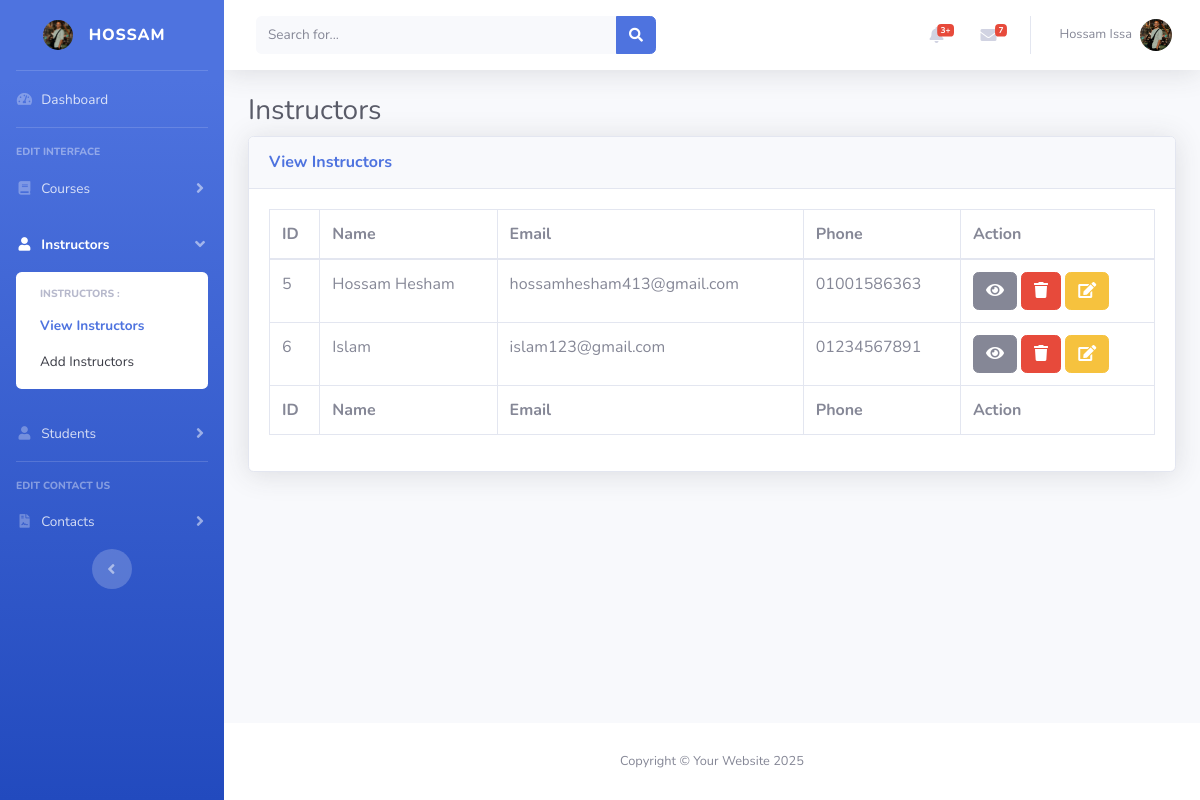
Screenshot of /dashboard/admin/instructors/viewInstructors.php (signed in) with the database file from the repository.
### tables this page shows
CREATE TABLE `users` (
  `id` int(11) NOT NULL,
  `name` varchar(255) NOT NULL,
  `phone` varchar(255) NOT NULL,
  `email` varchar(255) NOT NULL,
  `password` varchar(255) NOT NULL,
  `image` varchar(255) NOT NULL,
  `role` enum('admin','instructor') NOT NULL
);

### dashboard/admin/instructors/viewInstructors.php (the view, shortened to what this page needs)
<?php
include_once "../../../public/backend/includes/conn.php";
if (isset($_SESSION["role"]) && $_SESSION["role"] === "admin") {
    include "../../../public/backend/includes/header.php";
    $q = "SELECT * FROM users Where role = 'instructor'";
    $r = mysqli_query($conn, $q);
?>
    <body id="page-top">
        <div id="wrapper">
            <?php
            include "../../../public/backend/includes/sidebar.php";
            ?>
            <div id="content-wrapper" class="d-flex flex-column">
                <div id="content">
                    <?php include "../../../public/backend/includes/navbar.php";
                    ?>
                    <div class="container-fluid">
                        <h1 class="h3 mb-2 text-gray-800">Instructors</h1>
                        <div class="card shadow mb-4">
                            <div class="card-header py-3">
                                <h6 class="m-0 font-weight-bold text-primary">View Instructors</h6>
                            </div>
                            <div class="card-body">
                                <div class="table-responsive">
                                    <table class="table table-bordered" id="dataTable" width="100%" cellspacing="0">
                                        <thead>
                                            <tr>
                                                <th>ID</th>
                                                <th>Name</th>
                                                <th>Email</th>
                                                <th>Phone</th>
                                                <th>Action</th>
                                            </tr>
                                        </thead>
                                        <tfoot>
                                            <tr>
                                                <th>ID</th>
                                                <th>Name</th>
                                                <th>Email</th>
                                                <th>Phone</th>
                                                <th>Action</th>
                                            </tr>
                                        </tfoot>
                                        <tbody>
                                            <?php
                                            while ($row = mysqli_fetch_assoc($r)) {
                                            ?>
                                                <tr>
                                                    <td><?php echo $row['id']; ?></td>
                                                    <td><?php echo $row['name']; ?></td>
                                                    <td><?php echo $row['email']; ?></td>
                                                    <td><?php echo $row['phone']; ?></td>
                                                    <td>
                                                        <a href="showInstructor.php?id=<?= $row['id'] ?>" data-bs-toggle="modal" data-bs-target="#staticBackdrop" class="btn btn-secondary"><i class="fa fa-eye"></i></a>
                                                        <a href="deleteInstructor.php?id=<?= $row['id'] ?>" class="btn btn-danger"><i class="fa fa-trash"></i></a>
                                                        <a href="editInstructor.php?id=<?= $row['id'] ?>" class="btn btn-warning"><i class="fa fa-edit"></i></a>
                                                    </td>
                                                </tr>
                                            <?php } ?>
                                        </tbody>
                                    </table>
                                </div>
                            </div>
                        </div>
                    </div>
                </div>
                <?php include "../../../public/backend/includes/footer.php";
                ?>
        <?php
    } else {
        $_SESSION['error'] = 'Please Login First';
        header("Location: /fullstackProject/dashboard/auth/login.php");
        exit();
    }
        ?>

### public/backend/includes/sidebar.php (shortened to what this page needs)
<?php
$current_path = $_SERVER['PHP_SELF'];
$course_active = strpos($current_path, '/fullstackProject/dashboard/admin/courses/') !== false;
$contact_active = strpos($current_path, '/fullstackProject/dashboard/admin/contact/') !== false;
$instructor_active = strpos($current_path, '/fullstackProject/dashboard/admin/instructors/') !== false;
$student_active = strpos($current_path, '/fullstackProject/dashboard/admin/students/') !== false;
include_once("conn.php");
if (isset($_SESSION["id"])) {
    $id = intval($_SESSION["id"]);
    $selectUser2 = mysqli_query($conn, "SELECT * FROM users WHERE id=$id");
} else {
    $_SESSION['error'] = 'Please Login First';
    header("Location: /fullstackProject/dashboard/auth/login.php");
    exit();
}
$resUser2 = mysqli_fetch_assoc($selectUser2);
?>
<ul class="navbar-nav bg-gradient-primary sidebar sidebar-dark accordion" id="accordionSidebar">
    <a class="sidebar-brand d-flex align-items-center justify-content-center" href="/fullstackProject/dashboard/admin/index.php">
        <div class="sidebar-brand-icon rounded-circle">
            <img src="<?= $resUser2['image'] ?>" alt="" width="30" class="rounded-circle">
        </div>
        <div class="sidebar-brand-text mx-3"><?= explode(' ', $resUser2['name'])[0] ?></div>
    </a>
    <hr class="sidebar-divider my-0">
    <li class="nav-item <?= strpos($current_path, '/fullstackProject/dashboard/admin/index.php') !== false ? 'active' : '' ?>">
        <a class="nav-link" href="/fullstackProject/dashboard/admin/index.php">
            <i class="fas fa-fw fa-tachometer-alt"></i>
            <span>Dashboard</span>
        </a>
    </li>
    <hr class="sidebar-divider">
    <div class="sidebar-heading">
        Edit Interface
    </div>
    <li class="nav-item <?= $course_active ? 'active' : '' ?>">
        <a class="nav-link <?= !$course_active ? 'collapsed' : '' ?>" href="#" data-toggle="collapse"
            data-target="#collapseTwo" aria-expanded="<?= $course_active ? 'true' : 'false' ?>" aria-controls="collapseTwo">
            <i class="fas fa-fw fa-book"></i>
            <span>Courses</span>
        </a>
    </li>
    <li class="nav-item <?= $instructor_active ? 'active' : '' ?>">
        <a class="nav-link <?= !$instructor_active ? 'collapsed' : '' ?>" href="#" data-toggle="collapse"
            data-target="#collapseThree" aria-expanded="<?= $instructor_active ? 'true' : 'false' ?>" aria-controls="collapseThree">
            <i class="fas fa-fw fa-user"></i>
            <span>Instructors</span>
        </a>
        <div id="collapseThree" class="collapse <?= $instructor_active ? 'show' : '' ?>" aria-labelledby="headingTwo"
            data-parent="#accordionSidebar">
            <div class="bg-white py-2 collapse-inner rounded">
                <h6 class="collapse-header">Instructors :</h6>
                <a class="collapse-item <?= strpos($current_path, '/fullstackProject/dashboard/admin/instructors/viewInstructors.php') !== false ? 'active' : '' ?>"
                    href="/fullstackProject/dashboard/admin/instructors/viewInstructors.php">View Instructors</a>
                <a class="collapse-item <?= strpos($current_path, '/fullstackProject/dashboard/admin/instructors/addInstructor.php') !== false ? 'active' : '' ?>"
                    href="/fullstackProject/dashboard/admin/instructors/addInstructor.php">Add Instructors</a>
            </div>
        </div>
    </li>
    <li class="nav-item <?= $student_active ? 'active' : '' ?>">
        <a class="nav-link <?= !$student_active ? 'collapsed' : '' ?>" href="#" data-toggle="collapse"
            data-target="#collapseFour" aria-expanded="<?= $student_active ? 'true' : 'false' ?>" aria-controls="collapseFour">
            <i class="fas fa-fw fa-user"></i>
            <span>Students</span>
        </a>
    </li>
    <hr class="sidebar-divider">
    <div class="sidebar-heading">
        Edit Contact us
    </div>
    <li class="nav-item <?= $contact_active ? 'active' : '' ?>">
        <a class="nav-link <?= !$contact_active ? 'collapsed' : '' ?>" href="#" data-toggle="collapse"
            data-target="#collapse3" aria-expanded="<?= $contact_active ? 'true' : 'false' ?>" aria-controls="collapse3">
            <i class="fas fa-fw fa-file-contract"></i>
            <span>Contacts</span>
        </a>
    </li>
    <div class="text-center d-none d-md-inline">
        <button class="rounded-circle border-0" id="sidebarToggle"></button>
    </div>
</ul>

### public/backend/includes/navbar.php (shortened to what this page needs)
<?php
include_once("conn.php");
$selectUser = mysqli_query($conn, "SELECT * FROM users WHERE id=" . $_SESSION["id"]);
$resUser = mysqli_fetch_assoc($selectUser);
?>
<nav class="navbar navbar-expand navbar-light bg-white topbar mb-4 static-top shadow">
    <form
        class="d-none d-sm-inline-block form-inline mr-auto ml-md-3 my-2 my-md-0 mw-100 navbar-search">
        <div class="input-group">
            <input type="text" class="form-control bg-light border-0 small" placeholder="Search for..."
                aria-label="Search" aria-describedby="basic-addon2">
            <div class="input-group-append">
                <button class="btn btn-primary" type="button">
                    <i class="fas fa-search fa-sm"></i>
                </button>
            </div>
        </div>
    </form>
    <ul class="navbar-nav ml-auto">
        <li class="nav-item dropdown no-arrow mx-1">
            <a class="nav-link dropdown-toggle" href="#" id="alertsDropdown" role="button"
                data-toggle="dropdown" aria-haspopup="true" aria-expanded="false">
                <i class="fas fa-bell fa-fw"></i>
                <span class="badge badge-danger badge-counter">3+</span>
            </a>
        </li>
        <li class="nav-item dropdown no-arrow mx-1">
            <a class="nav-link dropdown-toggle" href="#" id="messagesDropdown" role="button"
                data-toggle="dropdown" aria-haspopup="true" aria-expanded="false">
                <i class="fas fa-envelope fa-fw"></i>
                <span class="badge badge-danger badge-counter">7</span>
            </a>
        </li>
        <li class="nav-item dropdown no-arrow">
            <a class="nav-link dropdown-toggle" href="#" id="userDropdown" role="button"
                data-toggle="dropdown" aria-haspopup="true" aria-expanded="false">
                <span class="mr-2 d-none d-lg-inline text-gray-600 small"><?= $resUser['name'] ?></span>
                <img class="img-profile rounded-circle"
                    src="<?= $resUser['image'] ?>">
            </a>
        </li>
    </ul>
</nav>

### rows the page displays
users: image (picture), name "HOSSAM", name "Hossam Issa"
users: id "5", name "Hossam Hesham", email "hossamhesham413@gmail.com", phone "01001586363"
users: id "6", name "Islam", email "islam123@gmail.com", phone "01234567891"
